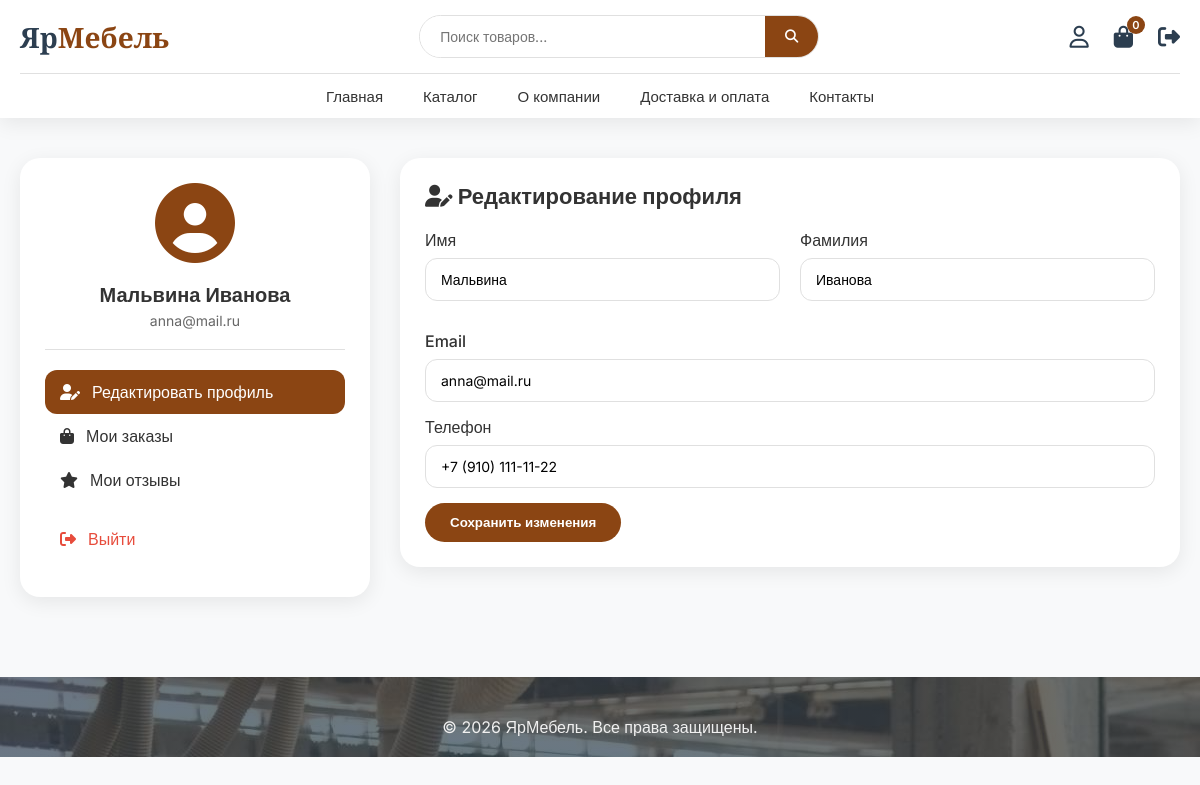
Screenshot of /profile.php (signed in) with the database file from the repository.
### tables this page shows
CREATE TABLE `usersd` (
  `id` int(10) UNSIGNED NOT NULL,
  `role_id` int(10) UNSIGNED NOT NULL,
  `first_name` varchar(50) NOT NULL,
  `last_name` varchar(50) NOT NULL,
  `email` varchar(100) NOT NULL,
  `password` varchar(255) NOT NULL,
  `phone` varchar(20) DEFAULT NULL,
  `created_at` timestamp NOT NULL DEFAULT current_timestamp()
);

### profile.php (the view, shortened to what this page needs)
<?php
$host = 'localhost';
$dbname = 'diplom';
$username = 'root';
$password = '';
try {
    $pdo = new PDO("mysql:host=$host;dbname=$dbname;charset=utf8mb4", $username, $password);
    $pdo->setAttribute(PDO::ATTR_ERRMODE, PDO::ERRMODE_EXCEPTION);
    $pdo->setAttribute(PDO::ATTR_DEFAULT_FETCH_MODE, PDO::FETCH_ASSOC);
} catch(PDOException $e) {
    die("Ошибка подключения к базе данных: " . $e->getMessage());
}
$user_id = $_SESSION['user_id'];
$stmt = $pdo->prepare("SELECT * FROM usersD WHERE id = ?");
$stmt->execute([$user_id]);
$user = $stmt->fetch();
?>
<!DOCTYPE html>
<html lang="ru">
<head>
    <link rel="stylesheet" href="https://cdnjs.cloudflare.com/ajax/libs/font-awesome/6.5.1/css/all.min.css">
</head>
<body>
<header class="header">
    <div class="container">
        <div class="header-top">
            <div class="logo"><a href="index.php"><span class="logo-text">Яр<span class="logo-accent">Мебель</span></span></a></div>
            <div class="header-search">
                <form action="catalog.php" method="get" class="search-form">
                    <input type="text" name="search" placeholder="Поиск товаров..." class="search-input">
                    <button type="submit" class="search-btn"><i class="fas fa-search"></i></button>
                </form>
            </div>
            <div class="header-actions">
                <a href="profile.php" class="action-icon"><i class="far fa-user"></i></a>
                <a href="cart.php" class="action-icon">
                    <i class="fas fa-shopping-bag"></i>
                    <span class="cart-count"><?php echo count($_SESSION['cart'] ?? []); ?></span>
                </a>
                <?php if(isset($_SESSION['user_id'])): ?>
                    <a href="logout.php" class="action-icon"><i class="fas fa-sign-out-alt"></i></a>
                <?php endif; ?>
            </div>
        </div>
        <nav class="nav-main" id="mainNav">
            <ul>
                <li><a href="index.php">Главная</a></li>
                <li><a href="catalog.php">Каталог</a></li>
                <li><a href="about.php">О компании</a></li>
                <li><a href="delivery.php">Доставка и оплата</a></li>
                <li><a href="contacts.php">Контакты</a></li>
            </ul>
        </nav>
    </div>
</header>
<section class="profile-section">
    <div class="container">
        <div class="profile-grid">
            <div class="sidebar-card">
                <div class="avatar"><i class="fas fa-user-circle"></i></div>
                <div class="user-name"><?php echo htmlspecialchars($user['first_name'] . ' ' . $user['last_name']); ?></div>
                <div class="user-email"><?php echo htmlspecialchars($user['email']); ?></div>
                <div class="sidebar-menu">
                    <div class="sidebar-menu-item active" data-tab="edit"><i class="fas fa-user-edit"></i> <span>Редактировать профиль</span></div>
                    <div class="sidebar-menu-item" data-tab="orders"><i class="fas fa-shopping-bag"></i> <span>Мои заказы</span></div>
                    <div class="sidebar-menu-item" data-tab="reviews"><i class="fas fa-star"></i> <span>Мои отзывы</span></div>
                </div>
                <a href="logout.php" class="logout-btn"><i class="fas fa-sign-out-alt"></i> <span>Выйти</span></a>
            </div>
            <div class="right-content">
                <div id="tab-edit" class="tab-content">
                    <div class="edit-form-card">
                        <h2><i class="fas fa-user-edit"></i> Редактирование профиля</h2>
                        <form method="POST">
                            <div class="form-row">
                                <div class="form-group"><label>Имя</label><input type="text" name="first_name" value="<?php echo htmlspecialchars($user['first_name']); ?>" required></div>
                                <div class="form-group"><label>Фамилия</label><input type="text" name="last_name" value="<?php echo htmlspecialchars($user['last_name']); ?>" required></div>
                            </div>
                            <div class="form-group"><label>Email</label><input type="email" name="email" value="<?php echo htmlspecialchars($user['email']); ?>" required></div>
                            <div class="form-group"><label>Телефон</label><input type="tel" name="phone" value="<?php echo htmlspecialchars($user['phone']); ?>"></div>
                            <button type="submit" name="update_profile" class="btn-save">Сохранить изменения</button>
                        </form>
                    </div>
                </div>
            </div>
        </div>
    </div>
</section>
<footer class="footer">
    <div class="container">
        <p>&copy; 2026 ЯрМебель. Все права защищены.</p>
    </div>
</footer>
</body>
</html>

### profile.php (style rules this page uses)
:root { --primary: #8B4513; --primary-dark: #6B3410; --dark: #2C3E50; --text: #333; --text-light: #666; --bg-light: #f8f9fa; --bg-white: #fff; --border: #e0e0e0; --shadow: 0 5px 20px rgba(0,0,0,0.08); --transition: all 0.3s ease; }
* { margin: 0; padding: 0; box-sizing: border-box; }
body { font-family: 'Inter', sans-serif; color: var(--text); background-color: var(--bg-light); }
.container { max-width: 1280px; margin: 0 auto; padding: 0 20px; }
a { text-decoration: none; color: inherit; }
ul { list-style: none; }
.header { background: var(--bg-white); box-shadow: var(--shadow); position: sticky; top: 0; z-index: 1000; }
.header-top { display: flex; align-items: center; justify-content: space-between; padding: 15px 0; gap: 20px; flex-wrap: wrap; }
.logo-text { font-size: 28px; font-weight: 700; font-family: 'Playfair Display', serif; color: var(--dark); }
.logo-accent { color: var(--primary); }
.header-search { flex: 1; max-width: 400px; }
.search-form { display: flex; border: 1px solid var(--border); border-radius: 30px; overflow: hidden; }
.search-input { flex: 1; padding: 12px 20px; border: none; outline: none; }
.search-btn { background: var(--primary); border: none; padding: 0 20px; color: white; cursor: pointer; }
.header-actions { display: flex; gap: 25px; }
.action-icon { position: relative; font-size: 22px; color: var(--dark); transition: var(--transition); }
.cart-count { position: absolute; top: -8px; right: -12px; background: var(--primary); color: white; font-size: 11px; font-weight: 600; width: 18px; height: 18px; border-radius: 50%; display: flex; align-items: center; justify-content: center; }
.nav-main { border-top: 1px solid var(--border); padding: 12px 0; }
.nav-main ul { display: flex; justify-content: center; gap: 40px; flex-wrap: wrap; }
.nav-main a { font-size: 15px; font-weight: 500; transition: var(--transition); }
.profile-section { padding: 40px 0; }
.profile-grid { display: grid; grid-template-columns: 350px 1fr; gap: 30px; }
.sidebar-card { background: var(--bg-white); border-radius: 20px; padding: 25px; box-shadow: var(--shadow); position: sticky; top: 100px; }
.avatar { text-align: center; margin-bottom: 20px; }
.avatar i { font-size: 80px; color: var(--primary); }
.user-name { font-size: 20px; font-weight: 600; text-align: center; margin-bottom: 5px; }
.user-email { text-align: center; color: var(--text-light); margin-bottom: 20px; font-size: 14px; }
.sidebar-menu { border-top: 1px solid var(--border); padding-top: 20px; }
.sidebar-menu-item { display: flex; align-items: center; gap: 12px; padding: 12px 15px; border-radius: 12px; cursor: pointer; transition: var(--transition); }
.sidebar-menu-item.active { background: var(--primary); color: white; }
.logout-btn { display: flex; align-items: center; gap: 12px; padding: 12px 15px; border-radius: 12px; color: #e74c3c; margin-top: 15px; transition: var(--transition); }
.edit-form-card { background: var(--bg-white); border-radius: 20px; padding: 25px; box-shadow: var(--shadow); margin-bottom: 30px; }
.edit-form-card h2 { font-size: 22px; margin-bottom: 20px; }
.form-row { display: grid; grid-template-columns: 1fr 1fr; gap: 20px; margin-bottom: 15px; }
.form-group { margin-bottom: 15px; }
label { display: block; margin-bottom: 8px; font-weight: 500; }
input { width: 100%; padding: 12px 15px; border: 1px solid var(--border); border-radius: 12px; font-family: inherit; font-size: 14px; }
.btn-save { background: var(--primary); color: white; border: none; padding: 12px 25px; border-radius: 30px; cursor: pointer; font-weight: 600; transition: var(--transition); }
.footer { background: linear-gradient(rgba(44,62,80,0.7), rgba(44,62,80,0.7)), url('images/1.jpg'); color: #f0f0f0; padding: 40px 0 20px; text-align: center; margin-top: 40px; }

### rows the page displays
usersd: first_name+last_name "Мальвина Иванова", email "anna@mail.ru", first_name "Мальвина", last_name "Иванова", phone "+7 (910) 111-11-22"

### other values shown
count($_SESSION['cart'] ?? []) "0"
